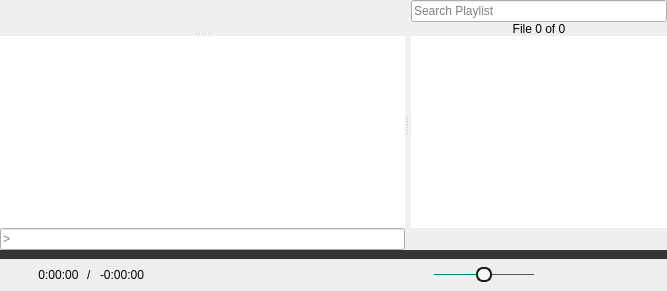
  <widget class="QWidget" name="centralwidget">
   <layout class="QVBoxLayout" name="verticalLayout_2">
    <property name="spacing">
     <number>0</number>
    </property>
    <property name="leftMargin">
     <number>0</number>
    </property>
    <property name="topMargin">
     <number>0</number>
    </property>
    <property name="rightMargin">
     <number>0</number>
    </property>
    <property name="bottomMargin">
     <number>0</number>
    </property>
    <item>
     <widget class="CustomSplitter" name="splitter">
      <property name="orientation">
       <enum>Qt::Horizontal</enum>
      </property>
      <widget class="QSplitter" name="videoSplitter">
       <property name="sizePolicy">
        <sizepolicy hsizetype="Preferred" vsizetype="Expanding">
         <horstretch>1</horstretch>
         <verstretch>0</verstretch>
        </sizepolicy>
       </property>
       <property name="orientation">
        <enum>Qt::Vertical</enum>
       </property>
       <widget class="QFrame" name="mpvFrame">
        <property name="sizePolicy">
         <sizepolicy hsizetype="Preferred" vsizetype="Preferred">
          <horstretch>0</horstretch>
          <verstretch>1</verstretch>
         </sizepolicy>
        </property>
        <property name="mouseTracking">
         <bool>true</bool>
        </property>
        <property name="focusPolicy">
         <enum>Qt::NoFocus</enum>
        </property>
       </widget>
       <widget class="QWidget" name="verticalWidget" native="true">
        <layout class="QVBoxLayout" name="verticalLayout">
         <property name="spacing">
          <number>0</number>
         </property>
         <property name="leftMargin">
          <number>0</number>
         </property>
         <property name="topMargin">
          <number>0</number>
         </property>
         <property name="rightMargin">
          <number>0</number>
         </property>
         <property name="bottomMargin">
          <number>0</number>
         </property>
         <item>
          <widget class="QPlainTextEdit" name="outputTextEdit">
           <property name="contextMenuPolicy">
            <enum>Qt::PreventContextMenu</enum>
           </property>
           <property name="acceptDrops">
            <bool>false</bool>
           </property>
           <property name="frameShape">
            <enum>QFrame::NoFrame</enum>
           </property>
           <property name="undoRedoEnabled">
            <bool>false</bool>
           </property>
           <property name="readOnly">
            <bool>true</bool>
           </property>
          </widget>
         </item>
         <item>
          <widget class="CustomLineEdit" name="inputLineEdit">
           <property name="mouseTracking">
            <bool>false</bool>
           </property>
           <property name="focusPolicy">
            <enum>Qt::ClickFocus</enum>
           </property>
           <property name="placeholderText">
            <string>&gt;</string>
           </property>
           <property name="clearButtonEnabled">
            <bool>true</bool>
           </property>
          </widget>
         </item>
        </layout>
       </widget>
      </widget>
      <widget class="QWidget" name="playlistLayoutWidget" native="true">
       <property name="sizePolicy">
        <sizepolicy hsizetype="Preferred" vsizetype="Preferred">
         <horstretch>0</horstretch>
         <verstretch>0</verstretch>
        </sizepolicy>
       </property>
       <layout class="QVBoxLayout" name="playlistLayout">
        <property name="spacing">
         <number>0</number>
        </property>
        <property name="leftMargin">
         <number>2</number>
        </property>
        <property name="topMargin">
         <number>0</number>
        </property>
        <property name="rightMargin">
         <number>0</number>
        </property>
        <property name="bottomMargin">
         <number>0</number>
        </property>
        <item>
         <widget class="QLineEdit" name="searchBox">
          <property name="mouseTracking">
           <bool>false</bool>
          </property>
          <property name="focusPolicy">
           <enum>Qt::ClickFocus</enum>
          </property>
          <property name="placeholderText">
           <string>Search Playlist</string>
          </property>
          <property name="clearButtonEnabled">
           <bool>true</bool>
          </property>
         </widget>
        </item>
        <item>
         <widget class="CustomLabel" name="indexLabel">
          <property name="cursor">
           <cursorShape>PointingHandCursor</cursorShape>
          </property>
          <property name="toolTip">
           <string>Click to play a file by index</string>
          </property>
          <property name="text">
           <string>File 0 of 0</string>
          </property>
          <property name="alignment">
           <set>Qt::AlignCenter</set>
          </property>
          <property name="margin">
           <number>4</number>
          </property>
         </widget>
        </item>
        <item>
         <widget class="PlaylistWidget" name="playlistWidget">
          <property name="focusPolicy">
           <enum>Qt::ClickFocus</enum>
          </property>
          <property name="contextMenuPolicy">
           <enum>Qt::DefaultContextMenu</enum>
          </property>
          <property name="frameShape">
           <enum>QFrame::NoFrame</enum>
          </property>
          <property name="dragDropMode">
           <enum>QAbstractItemView::InternalMove</enum>
          </property>
         </widget>
        </item>
        <item>
         <widget class="QWidget" name="playlistControlLayout" native="true">
          <layout class="QHBoxLayout" name="horizontalLayout">
           <property name="spacing">
            <number>2</number>
           </property>
           <property name="leftMargin">
            <number>0</number>
           </property>
           <property name="topMargin">
            <number>0</number>
           </property>
           <property name="rightMargin">
            <number>0</number>
           </property>
           <property name="bottomMargin">
            <number>0</number>
           </property>
           <item>
            <widget class="QPushButton" name="currentFileButton">
             <property name="focusPolicy">
              <enum>Qt::NoFocus</enum>
             </property>
             <property name="toolTip">
              <string>Select the Current File</string>
             </property>
             <property name="icon">
              <iconset resource="../rsclist.qrc">
               <normaloff>:/img/select_current.svg</normaloff>:/img/select_current.svg</iconset>
             </property>
             <property name="iconSize">
              <size>
               <width>16</width>
               <height>16</height>
              </size>
             </property>
             <property name="flat">
              <bool>true</bool>
             </property>
            </widget>
           </item>
           <item>
            <spacer name="horizontalSpacer_2">
             <property name="orientation">
              <enum>Qt::Horizontal</enum>
             </property>
             <property name="sizeHint" stdset="0">
              <size>
               <width>40</width>
               <height>20</height>
              </size>
             </property>
            </spacer>
           </item>
           <item>
            <widget class="QPushButton" name="hideFilesButton">
             <property name="focusPolicy">
              <enum>Qt::NoFocus</enum>
             </property>
             <property name="toolTip">
              <string>Hide files with different extensions</string>
             </property>
             <property name="icon">
              <iconset resource="../rsclist.qrc">
               <normaloff>:/img/disabled_hide_files.svg</normaloff>
               <normalon>:/img/enabled_hide_files.svg</normalon>
               <disabledon>:/img/enabled_hide_files.svg</disabledon>
               <activeon>:/img/enabled_hide_files.svg</activeon>
               <selectedon>:/img/enabled_hide_files.svg</selectedon>:/img/disabled_hide_files.svg</iconset>
             </property>
             <property name="iconSize">
              <size>
               <width>16</width>
               <height>16</height>
              </size>
             </property>
             <property name="checkable">
              <bool>true</bool>
             </property>
             <property name="flat">
              <bool>true</bool>
             </property>
            </widget>
           </item>
           <item>
            <widget class="QPushButton" name="refreshButton">
             <property name="focusPolicy">
              <enum>Qt::NoFocus</enum>
             </property>
             <property name="toolTip">
              <string>Refresh Playlist</string>
             </property>
             <property name="icon">
              <iconset resource="../rsclist.qrc">
               <normaloff>:/img/refresh_view.svg</normaloff>:/img/refresh_view.svg</iconset>
             </property>
             <property name="iconSize">
              <size>
               <width>16</width>
               <height>16</height>
              </size>
             </property>
             <property name="flat">
              <bool>true</bool>
             </property>
            </widget>
           </item>
          </layout>
         </widget>
        </item>
       </layout>
      </widget>
     </widget>
    </item>
    <item>
     <widget class="SeekBar" name="seekBar">
      <property name="enabled">
       <bool>false</bool>
      </property>
      <property name="sizePolicy">
       <sizepolicy hsizetype="Expanding" vsizetype="Fixed">
        <horstretch>0</horstretch>
        <verstretch>0</verstretch>
       </sizepolicy>
      </property>
      <property name="cursor">
       <cursorShape>PointingHandCursor</cursorShape>
      </property>
      <property name="focusPolicy">
       <enum>Qt::NoFocus</enum>
      </property>
      <property name="styleSheet">
       <string notr="true">QSlider {
	height: 9px;
}
QSlider::handle:horizontal:disabled,
QSlider::sub-page:horizontal:disabled {
	background: #353535;
}
QSlider::handle:horizontal {
	/* handle color */
	background: #008098;
	width: 9px;
	border-radius: 4px;
}
QSlider::groove:horizontal {
	/* the non-progressed color */
	background: #353535;
}
QSlider::sub-page:horizontal {
	/* the progress color */
	background: #008098;
}</string>
      </property>
      <property name="maximum">
       <number>1000000</number>
      </property>
      <property name="orientation">
       <enum>Qt::Horizontal</enum>
      </property>
     </widget>
    </item>
    <item>
     <widget class="QWidget" name="playbackLayoutWidget" native="true">
      <property name="sizePolicy">
       <sizepolicy hsizetype="Preferred" vsizetype="Fixed">
        <horstretch>0</horstretch>
        <verstretch>0</verstretch>
       </sizepolicy>
      </property>
      <layout class="QHBoxLayout" name="horizontalLayout_3">
       <property name="spacing">
        <number>8</number>
       </property>
       <property name="leftMargin">
        <number>14</number>
       </property>
       <property name="topMargin">
        <number>5</number>
       </property>
       <property name="rightMargin">
        <number>14</number>
       </property>
       <property name="bottomMargin">
        <number>5</number>
       </property>
       <item>
        <widget class="QWidget" name="timeLayoutWidget" native="true">
         <property name="minimumSize">
          <size>
           <width>200</width>
           <height>0</height>
          </size>
         </property>
         <property name="maximumSize">
          <size>
           <width>200</width>
           <height>16777215</height>
          </size>
         </property>
         <layout class="QHBoxLayout" name="horizontalLayout_4">
          <property name="spacing">
           <number>8</number>
          </property>
          <property name="leftMargin">
           <number>0</number>
          </property>
          <property name="topMargin">
           <number>0</number>
          </property>
          <property name="rightMargin">
           <number>0</number>
          </property>
          <property name="bottomMargin">
           <number>0</number>
          </property>
          <item>
           <widget class="OpenButton" name="openButton">
            <property name="sizePolicy">
             <sizepolicy hsizetype="Fixed" vsizetype="Fixed">
              <horstretch>0</horstretch>
              <verstretch>0</verstretch>
             </sizepolicy>
            </property>
            <property name="maximumSize">
             <size>
              <width>16</width>
              <height>16</height>
             </size>
            </property>
            <property name="cursor">
             <cursorShape>PointingHandCursor</cursorShape>
            </property>
            <property name="focusPolicy">
             <enum>Qt::NoFocus</enum>
            </property>
            <property name="toolTip">
             <string>&lt;html&gt;&lt;head/&gt;&lt;body&gt;&lt;p&gt;Left Click to Open File&lt;br&gt;Mouse Wheel Click to Jump&lt;br&gt;Right Click to Open URL&lt;/p&gt;&lt;/body&gt;&lt;/html&gt;</string>
            </property>
            <property name="icon">
             <iconset resource="../rsclist.qrc">
              <normaloff>:/img/default_open.svg</normaloff>:/img/default_open.svg</iconset>
            </property>
            <property name="iconSize">
             <size>
              <width>16</width>
              <height>16</height>
             </size>
            </property>
            <property name="flat">
             <bool>true</bool>
            </property>
           </widget>
          </item>
          <item>
           <widget class="QLabel" name="durationLabel">
            <property name="sizePolicy">
             <sizepolicy hsizetype="Preferred" vsizetype="Fixed">
              <horstretch>0</horstretch>
              <verstretch>0</verstretch>
             </sizepolicy>
            </property>
            <property name="text">
             <string>0:00:00</string>
            </property>
            <property name="alignment">
             <set>Qt::AlignCenter</set>
            </property>
           </widget>
          </item>
          <item>
           <widget class="QLabel" name="seperatorLabel">
            <property name="text">
             <string>/</string>
            </property>
           </widget>
          </item>
          <item>
           <widget class="QLabel" name="remainingLabel">
            <property name="sizePolicy">
             <sizepolicy hsizetype="Preferred" vsizetype="Fixed">
              <horstretch>0</horstretch>
              <verstretch>0</verstretch>
             </sizepolicy>
            </property>
            <property name="cursor">
             <cursorShape>PointingHandCursor</cursorShape>
            </property>
            <property name="toolTip">
             <string>Click to change between total and remaining time</string>
            </property>
            <property name="text">
             <string>-0:00:00</string>
            </property>
            <property name="alignment">
             <set>Qt::AlignCenter</set>
            </property>
           </widget>
          </item>
          <item>
           <spacer name="horizontalSpacer">
            <property name="orientation">
             <enum>Qt::Horizontal</enum>
            </property>
            <property name="sizeHint" stdset="0">
             <size>
              <width>0</width>
              <height>0</height>
             </size>
            </property>
           </spacer>
          </item>
         </layout>
        </widget>
       </item>
       <item>
        <spacer name="horizontalSpacer_4">
         <property name="orientation">
          <enum>Qt::Horizontal</enum>
         </property>
         <property name="sizeHint" stdset="0">
          <size>
           <width>40</width>
           <height>20</height>
          </size>
         </property>
        </spacer>
       </item>
       <item>
        <layout class="QHBoxLayout" name="horizontalLayout_2">
         <property name="spacing">
          <number>14</number>
         </property>
         <item>
          <widget class="QPushButton" name="rewindButton">
           <property name="enabled">
            <bool>false</bool>
           </property>
           <property name="sizePolicy">
            <sizepolicy hsizetype="Fixed" vsizetype="Fixed">
             <horstretch>0</horstretch>
             <verstretch>0</verstretch>
            </sizepolicy>
           </property>
           <property name="maximumSize">
            <size>
             <width>16</width>
             <height>16</height>
            </size>
           </property>
           <property name="cursor">
            <cursorShape>PointingHandCursor</cursorShape>
           </property>
           <property name="focusPolicy">
            <enum>Qt::NoFocus</enum>
           </property>
           <property name="icon">
            <iconset resource="../rsclist.qrc">
             <normaloff>:/img/default_reverse.svg</normaloff>
             <disabledoff>:/img/disabled_reverse.svg</disabledoff>
             <disabledon>:/img/disabled_reverse.svg</disabledon>:/img/default_reverse.svg</iconset>
           </property>
           <property name="iconSize">
            <size>
             <width>14</width>
             <height>16</height>
            </size>
           </property>
           <property name="flat">
            <bool>true</bool>
           </property>
          </widget>
         </item>
         <item>
          <widget class="IndexButton" name="previousButton">
           <property name="enabled">
            <bool>false</bool>
           </property>
           <property name="sizePolicy">
            <sizepolicy hsizetype="Fixed" vsizetype="Fixed">
             <horstretch>0</horstretch>
             <verstretch>0</verstretch>
            </sizepolicy>
           </property>
           <property name="maximumSize">
            <size>
             <width>18</width>
             <height>16</height>
            </size>
           </property>
           <property name="cursor">
            <cursorShape>PointingHandCursor</cursorShape>
           </property>
           <property name="focusPolicy">
            <enum>Qt::NoFocus</enum>
           </property>
           <property name="icon">
            <iconset resource="../rsclist.qrc">
             <normaloff>:/img/default_previous.svg</normaloff>
             <disabledoff>:/img/disabled_previous.svg</disabledoff>
             <disabledon>:/img/disabled_previous.svg</disabledon>:/img/default_previous.svg</iconset>
           </property>
           <property name="iconSize">
            <size>
             <width>18</width>
             <height>16</height>
            </size>
           </property>
           <property name="flat">
            <bool>true</bool>
           </property>
          </widget>
         </item>
         <item>
          <widget class="QPushButton" name="playButton">
           <property name="enabled">
            <bool>false</bool>
           </property>
           <property name="sizePolicy">
            <sizepolicy hsizetype="Fixed" vsizetype="Fixed">
             <horstretch>0</horstretch>
             <verstretch>0</verstretch>
            </sizepolicy>
           </property>
           <property name="maximumSize">
            <size>
             <width>34</width>
             <height>34</height>
            </size>
           </property>
           <property name="cursor">
            <cursorShape>PointingHandCursor</cursorShape>
           </property>
           <property name="focusPolicy">
            <enum>Qt::NoFocus</enum>
           </property>
           <property name="icon">
            <iconset resource="../rsclist.qrc">
             <normaloff>:/img/default_play.svg</normaloff>
             <disabledoff>:/img/disabled_play.svg</disabledoff>
             <disabledon>:/img/disabled_play.svg</disabledon>:/img/default_play.svg</iconset>
           </property>
           <property name="iconSize">
            <size>
             <width>34</width>
             <height>34</height>
            </size>
           </property>
           <property name="flat">
            <bool>true</bool>
           </property>
          </widget>
         </item>
         <item>
          <widget class="IndexButton" name="nextButton">
           <property name="enabled">
            <bool>false</bool>
           </property>
           <property name="sizePolicy">
            <sizepolicy hsizetype="Fixed" vsizetype="Fixed">
             <horstretch>0</horstretch>
             <verstretch>0</verstretch>
            </sizepolicy>
           </property>
           <property name="maximumSize">
            <size>
             <width>18</width>
             <height>16</height>
            </size>
           </property>
           <property name="cursor">
            <cursorShape>PointingHandCursor</cursorShape>
           </property>
           <property name="focusPolicy">
            <enum>Qt::NoFocus</enum>
           </property>
           <property name="icon">
            <iconset resource="../rsclist.qrc">
             <normaloff>:/img/default_next.svg</normaloff>
             <disabledoff>:/img/disabled_next.svg</disabledoff>
             <disabledon>:/img/disabled_next.svg</disabledon>:/img/default_next.svg</iconset>
           </property>
           <property name="iconSize">
            <size>
             <width>18</width>
             <height>16</height>
            </size>
           </property>
           <property name="flat">
            <bool>true</bool>
           </property>
          </widget>
         </item>
         <item>
          <widget class="QPushButton" name="muteButton">
           <property name="sizePolicy">
            <sizepolicy hsizetype="Fixed" vsizetype="Fixed">
             <horstretch>0</horstretch>
             <verstretch>0</verstretch>
            </sizepolicy>
           </property>
           <property name="maximumSize">
            <size>
             <width>16</width>
             <height>16</height>
            </size>
           </property>
           <property name="cursor">
            <cursorShape>PointingHandCursor</cursorShape>
           </property>
           <property name="focusPolicy">
            <enum>Qt::NoFocus</enum>
           </property>
           <property name="icon">
            <iconset resource="../rsclist.qrc">
             <normaloff>:/img/default_unmute.svg</normaloff>:/img/default_unmute.svg</iconset>
           </property>
           <property name="iconSize">
            <size>
             <width>16</width>
             <height>16</height>
            </size>
           </property>
           <property name="flat">
            <bool>true</bool>
           </property>
          </widget>
         </item>
         <item>
          <widget class="CustomSlider" name="volumeSlider">
           <property name="sizePolicy">
            <sizepolicy hsizetype="Fixed" vsizetype="Fixed">
             <horstretch>0</horstretch>
             <verstretch>0</verstretch>
            </sizepolicy>
           </property>
           <property name="minimumSize">
            <size>
             <width>100</width>
             <height>0</height>
            </size>
           </property>
           <property name="focusPolicy">
            <enum>Qt::NoFocus</enum>
           </property>
           <property name="styleSheet">
            <string notr="true">QSlider::groove:horizontal {
	background: #5A5A5A;
	height: 1px;
}
QSlider::sub-page:horizontal {
	background: #008098;
}
QSlider::handle:horizontal {
	background: #F5F5F5;
	border: 2px solid #1A1A1A;
	border-radius: 7px;
	margin: -7px 0;
	width: 12px;
}</string>
           </property>
           <property name="maximum">
            <number>100</number>
           </property>
           <property name="pageStep">
            <number>5</number>
           </property>
           <property name="value">
            <number>50</number>
           </property>
           <property name="tracking">
            <bool>true</bool>
           </property>
           <property name="orientation">
            <enum>Qt::Horizontal</enum>
           </property>
          </widget>
         </item>
         <item>
          <spacer name="horizontalSpacer_5">
           <property name="orientation">
            <enum>Qt::Horizontal</enum>
           </property>
           <property name="sizeType">
            <enum>QSizePolicy::Fixed</enum>
           </property>
           <property name="sizeHint" stdset="0">
            <size>
             <width>55</width>
             <height>20</height>
            </size>
           </property>
          </spacer>
         </item>
        </layout>
       </item>
       <item>
        <spacer name="horizontalSpacer_3">
         <property name="orientation">
          <enum>Qt::Horizontal</enum>
         </property>
         <property name="sizeHint" stdset="0">
          <size>
           <width>40</width>
           <height>20</height>
          </size>
         </property>
        </spacer>
       </item>
       <item>
        <widget class="QPushButton" name="playlistButton">
         <property name="enabled">
          <bool>false</bool>
         </property>
         <property name="sizePolicy">
          <sizepolicy hsizetype="Fixed" vsizetype="Fixed">
           <horstretch>0</horstretch>
           <verstretch>0</verstretch>
          </sizepolicy>
         </property>
         <property name="maximumSize">
          <size>
           <width>16</width>
           <height>16</height>
          </size>
         </property>
         <property name="cursor">
          <cursorShape>PointingHandCursor</cursorShape>
         </property>
         <property name="focusPolicy">
          <enum>Qt::NoFocus</enum>
         </property>
         <property name="icon">
          <iconset resource="../rsclist.qrc">
           <normaloff>:/img/default_playlist.svg</normaloff>
           <disabledoff>:/img/disabled_playlist.svg</disabledoff>
           <disabledon>:/img/disabled_playlist.svg</disabledon>:/img/default_playlist.svg</iconset>
         </property>
         <property name="iconSize">
          <size>
           <width>16</width>
           <height>16</height>
          </size>
         </property>
         <property name="checked">
          <bool>false</bool>
         </property>
         <property name="flat">
          <bool>true</bool>
         </property>
        </widget>
       </item>
      </layout>
     </widget>
    </item>
   </layout>
   <zorder>splitter</zorder>
   <zorder>playbackLayoutWidget</zorder>
   <zorder>seekBar</zorder>
  </widget>
